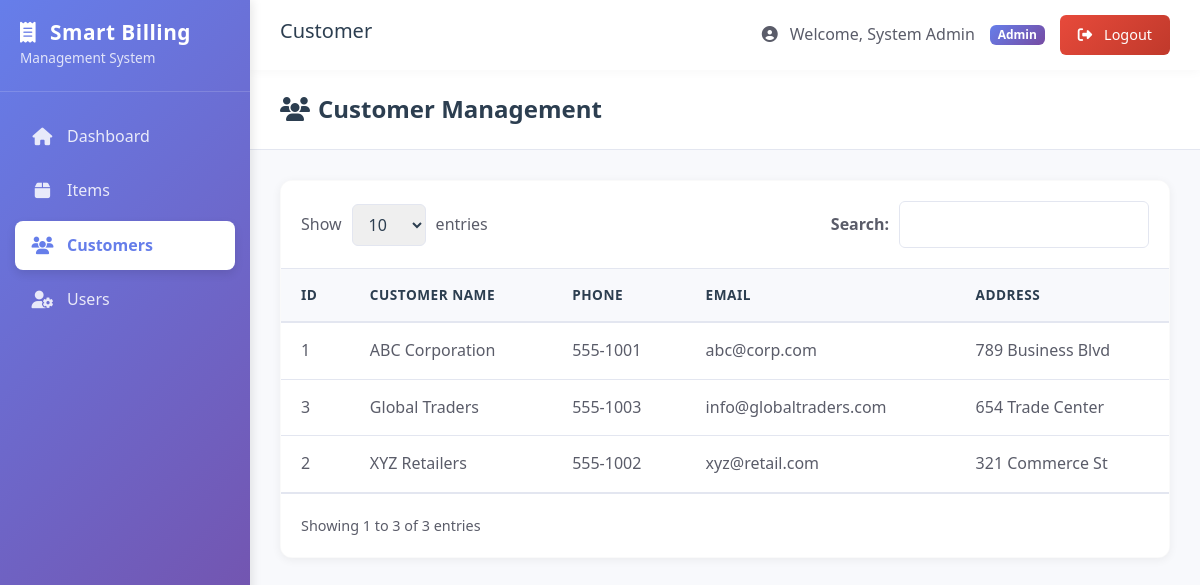
Page /admin/customer.php (signed in) on the committed database.
### tables this page shows
CREATE TABLE customers (
    id INT AUTO_INCREMENT PRIMARY KEY,
    customer_name VARCHAR(150) NOT NULL,
    phone VARCHAR(20),
    email VARCHAR(100),
    address TEXT,
    created_at TIMESTAMP DEFAULT CURRENT_TIMESTAMP
);

### admin/customer.php (the view, shortened to what this page needs)
<?php
require_once '../config/db.php';
$customers_result = $conn->query("SELECT * FROM customers ORDER BY customer_name ASC");
include '../includes/header.php';
?>
<?php include '../includes/sidebar.php'; ?>
<main class="main-content">
    <?php include '../includes/topnav.php'; ?>
    <div class="content-body">
        <div class="page-header">
            <h4><i class="fas fa-users me-2"></i>Customer Management</h4>
        </div>
        <div class="table-wrapper">
            <div class="table-controls">
                <div class="entries-control">
                    <span>Show</span>
                    <select>
                        <option>10</option>
                    </select>
                    <span>entries</span>
                </div>
                <div class="search-box">
                    <label>Search:</label>
                    <input type="text" id="searchInput" placeholder="">
                </div>
            </div>
            <table class="data-table">
                <thead>
                    <tr>
                        <th>ID</th>
                        <th>Customer Name</th>
                        <th>Phone</th>
                        <th>Email</th>
                        <th>Address</th>
                    </tr>
                </thead>
                <tbody id="tableBody">
                    <?php while ($customer = $customers_result->fetch_assoc()): ?>
                        <tr>
                            <td>
                                <?php echo $customer['id']; ?>
                            </td>
                            <td>
                                <?php echo htmlspecialchars($customer['customer_name']); ?>
                            </td>
                            <td>
                                <?php echo htmlspecialchars($customer['phone']); ?>
                            </td>
                            <td>
                                <?php echo htmlspecialchars($customer['email']); ?>
                            </td>
                            <td>
                                <?php echo htmlspecialchars($customer['address']); ?>
                            </td>
                        </tr>
                    <?php endwhile; ?>
                </tbody>
            </table>
            <div class="table-footer">
                <div>Showing 1 to
                    <?php echo $customers_result->num_rows; ?> of
                    <?php echo $customers_result->num_rows; ?> entries
                </div>
            </div>
        </div>
    </div>
</main>
<?php include '../includes/footer.php'; ?>

### assets/css/style.css (style rules this page uses)
:root { --primary-color: #667eea; --primary-gradient: linear-gradient(135deg, #667eea 0%, #764ba2 100%); --secondary-color: #764ba2; --success-color: #1cc88a; --success-gradient: linear-gradient(135deg, #1cc88a 0%, #13855c 100%); --warning-color: #f6c23e; --warning-gradient: linear-gradient(135deg, #f6c23e 0%, #dda20a 100%); --danger-color: #e74a3b; --danger-gradient: linear-gradient(135deg, #e74a3b 0%, #c0392b 100%); --info-color: #36b9cc; --info-gradient: linear-gradient(135deg, #36b9cc 0%, #258391 100%); --dark-color: #2c3e50; --text-color: #5a5c69; --light-color: #f8f9fc; --border-color: #e3e6f0; --sidebar-width: 250px; --header-height: 70px; --box-shadow: 0 2px 10px rgba(0, 0, 0, 0.06); --hover-shadow: 0 4px 20px rgba(0, 0, 0, 0.1); --transition: all 0.3s cubic-bezier(0.4, 0, 0.2, 1); }
* { margin: 0; padding: 0; box-sizing: border-box; }
body { font-family: 'Segoe UI', Tahoma, Geneva, Verdana, sans-serif; background-color: var(--light-color); color: var(--text-color); overflow-x: hidden; line-height: 1.6; }
h1, h2, h3, h4, h5, h6 { color: var(--dark-color); margin-bottom: 0.5rem; }
.main-content { margin-left: var(--sidebar-width); padding: 0; min-height: 100vh; transition: var(--transition); display: flex; flex-direction: column; }
.content-body { padding: 30px; flex: 1; }
.page-header { background: white; padding: 25px 30px; margin: -30px -30px 30px -30px; border-bottom: 1px solid var(--border-color); display: flex; align-items: center; justify-content: space-between; }
.page-header h4 { margin: 0; color: var(--dark-color); font-size: 1.5rem; font-weight: 700; }
.table-wrapper { background: white; border-radius: 12px; box-shadow: var(--box-shadow); overflow: hidden; border: 1px solid rgba(0,0,0,0.02); }
.table-controls { padding: 20px; border-bottom: 1px solid var(--border-color); display: flex; justify-content: space-between; align-items: center; flex-wrap: wrap; gap: 15px; background: #fff; }
.entries-control { display: flex; align-items: center; gap: 10px; color: var(--text-color); font-weight: 500; }
.entries-control select { padding: 8px 12px; border: 1px solid var(--border-color); border-radius: 6px; outline: none; color: var(--dark-color); cursor: pointer; }
.search-box { display: flex; align-items: center; gap: 10px; position: relative; }
.search-box label { margin: 0; color: var(--text-color); font-weight: 600; }
.search-box input { padding: 10px 15px; border: 1px solid var(--border-color); border-radius: 6px; width: 250px; outline: none; transition: var(--transition); }
.data-table { width: 100%; border-collapse: collapse; margin-bottom: 0; }
.data-table thead { background: #f8f9fc; }
.data-table th { padding: 15px 20px; text-align: left; border-bottom: 2px solid var(--border-color); color: var(--dark-color); font-weight: 700; font-size: 0.85rem; text-transform: uppercase; letter-spacing: 0.5px; }
.data-table td { padding: 15px 20px; border-bottom: 1px solid var(--border-color); color: var(--text-color); vertical-align: middle; }
.data-table tbody tr { transition: background-color 0.2s; }
.table-footer { padding: 20px; background: #fff; border-top: 1px solid var(--border-color); display: flex; justify-content: space-between; align-items: center; color: var(--text-color); font-size: 0.9rem; }

### rows in the picture
customers: id "1", customer_name "ABC Corporation", phone "555-1001", email "abc@corp.com", address "789 Business Blvd"
customers: id "3", customer_name "Global Traders", phone "555-1003", email "info@globaltraders.com", address "654 Trade Center"
customers: id "2", customer_name "XYZ Retailers", phone "555-1002", email "xyz@retail.com", address "321 Commerce St"

### other values in the picture
$page_title "Customer"
$_SESSION['name'] "System Admin"
$_SESSION['role'] "Admin"
$customers_result->num_rows "3"
